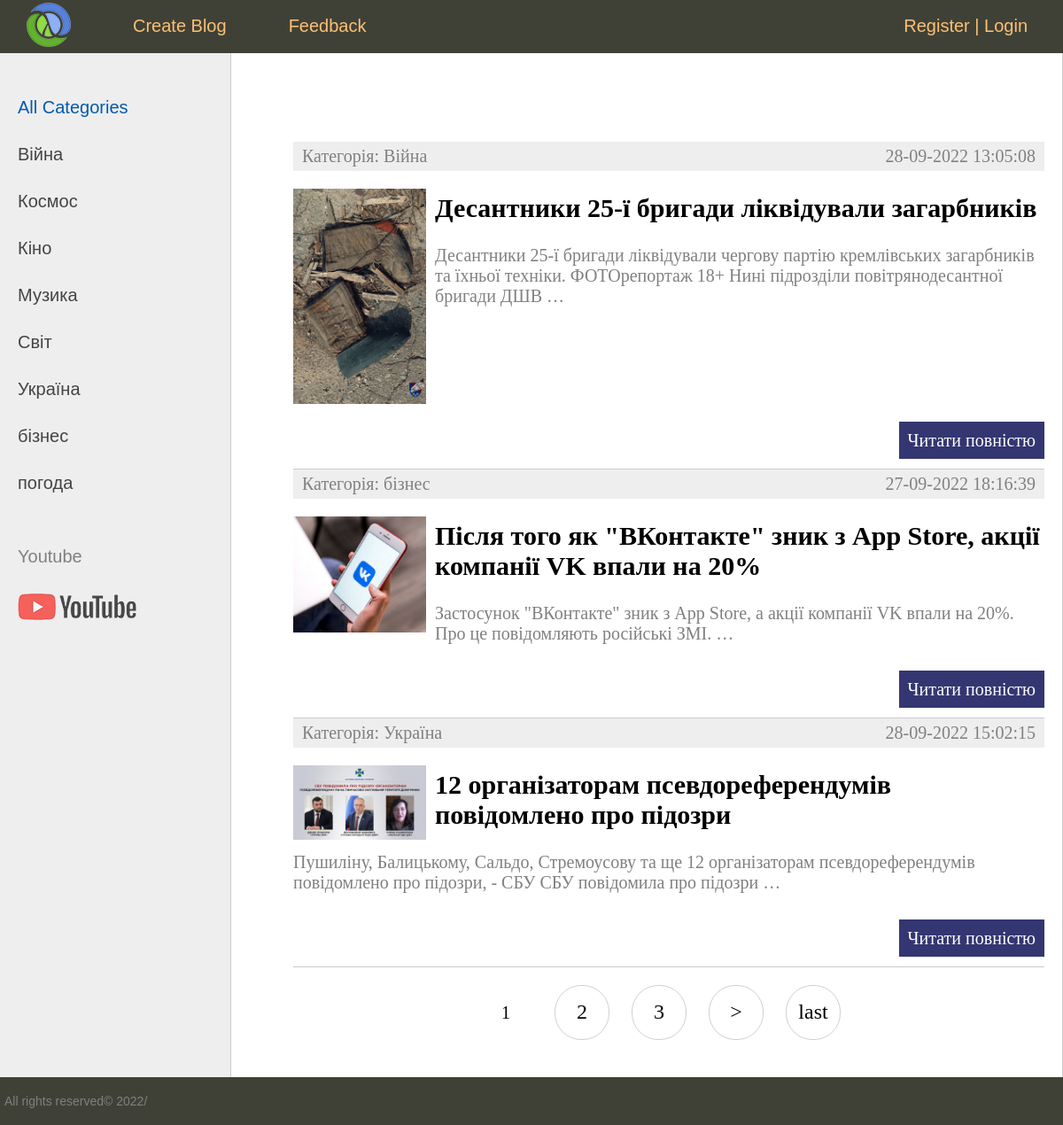
Before: / with the older database file.
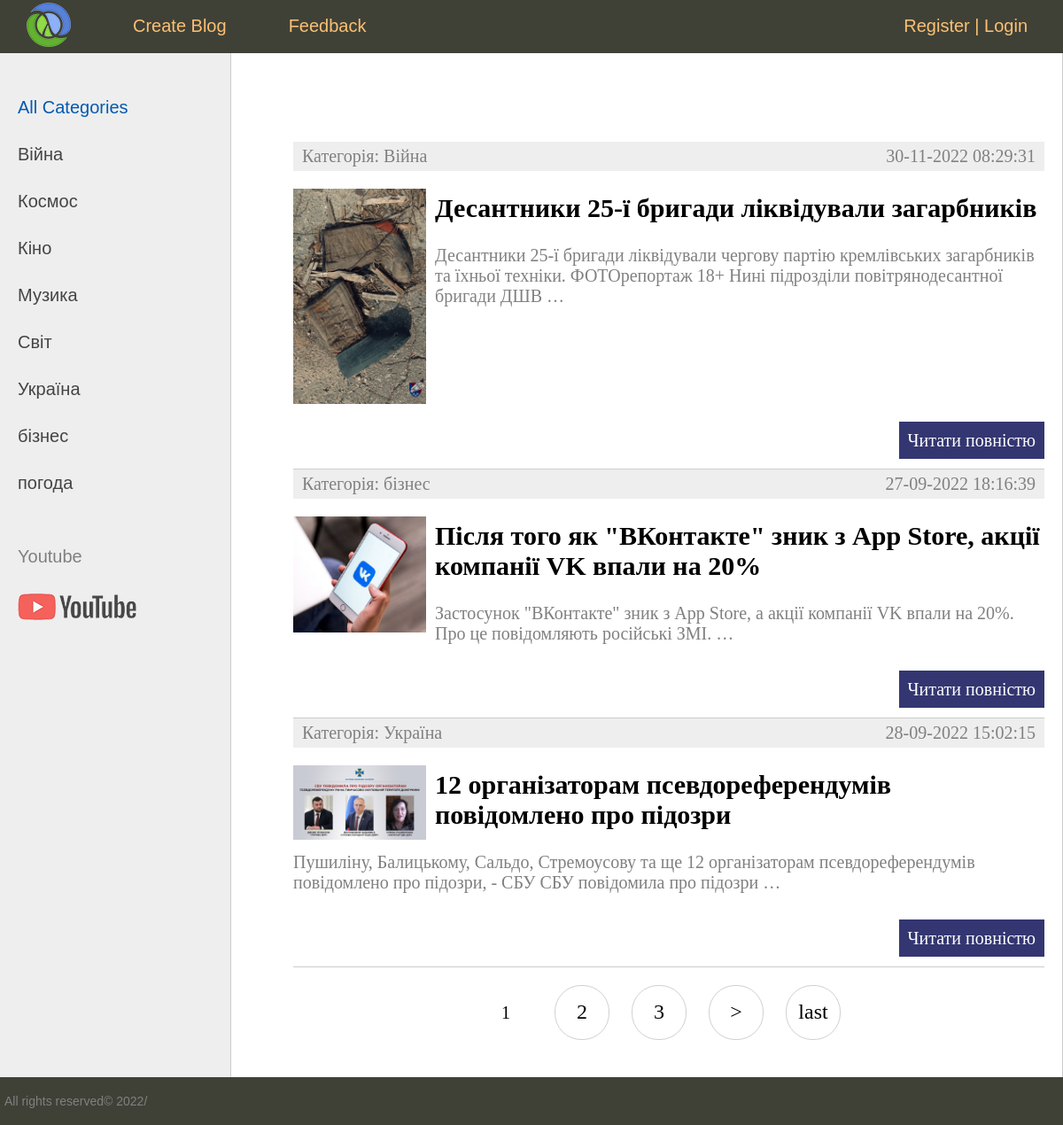
After: the same page with the newer database file.
### mainapp/models.py (models this page shows, shortened)
class Category(models.Model):
    name = models.CharField(max_length=100, db_index=True, verbose_name="Категорії")
    slug = models.SlugField(max_length=255, unique=True, db_index=True, verbose_name="URL")
    def __str__(self):
        return self.name
    def get_absolute_url(self):
        return reverse('categories', kwargs={'slug': self.slug})
    class Meta:
        verbose_name = "Category"
        verbose_name_plural = "Categories"
        ordering = ['-name']

class News(models.Model):
    title = models.CharField(max_length=255, verbose_name="Заголовок")
    slug = models.SlugField(max_length=255, unique=True, db_index=True, verbose_name="URL" )
    content = CKEditor5Field('Зміст', blank=True, config_name='extends')
    photo = models.ImageField(upload_to="photos/%Y/%m/%d/")
    time_create = models.DateTimeField(auto_now_add=True, verbose_name="Дата створення")
    time_update = models.DateTimeField(auto_now=True)
    is_published = models.BooleanField(default=True, verbose_name="Опубліковано")
    categories = models.ForeignKey('Category', on_delete=models.PROTECT, verbose_name="Категорії")
    def get_absolute_url(self):
        return reverse('post', kwargs={'slug': self.slug})
    class Meta:
        verbose_name = "News"
        verbose_name_plural = "News"
        ordering = ['id']

### mainapp/views.py (the view)
# urls.py: path('', NewsHome.as_view(), name='home'),
class NewsHome(DataMixin, ListView):
    model = News
    template_name = 'mainapp/index.html'
    context_object_name = 'posts'
    def get_context_data(self, *, object_list=None, **kwargs):
        context = super().get_context_data(**kwargs)
        c_def = self.get_user_context(title="Головна сторінка")
        return dict(list(context.items()) + list(c_def.items()))
    def get_queryset(self):
        return News.objects.filter(is_published=True).select_related('categories')

### mainapp/utils.py (called while the page is built)
    def get_user_context(self, **kwargs):
        context = kwargs
        categories = cache.get('category')
        if not categories:
            categories = Category.objects.annotate(Count('news'))
            cache.set('category', categories, 60)
        user_menu = menu.copy()
        if not self.request.user.is_authenticated:
            user_menu.pop(0)
            user_menu.pop(1)
        context['menu'] = user_menu
        context['categories'] = categories
        if 'categories_selected' not in context:
            context['categories_selected'] = 0
        return context

### mainapp/templates/mainapp/index.html (shortened to what this page needs)
{% extends 'mainapp/base.html' %}
{% block content %}
<ul class="list-articles">
    {% for p in object_list %}
    <li><div class="article-panel">
        <p class="first">Категорія: {{p.categories}}</p>
        <p class="last">{{p.time_update|date:"d-m-Y H:i:s"}}</p>
    </div>
        {% if p.photo %}
        <p><img class = "img-article-left thumb" src="{{p.photo.url}}" alt="pic"></p>
        {% endif %}
        <h2>{{p.title}}</h2>
        {% autoescape on %}
        <p>{{p.content|safe|truncatewords:18}}</p>
        {% endautoescape %}
            <p class="link-read-post"><a href="{{ p.get_absolute_url }}">Читати повністю</a></p>
    </li>
    {% endfor %}
</ul>
{% endblock %}

### mainapp/templates/mainapp/base.html (shortened to what this page needs)
<!DOCTYPE html>
{% load static %}
{% load news_tags %}
<html lang="en">
<head>
    <link type="text/css" href="{% static 'mainapp/css/styles.css' %}" rel="stylesheet" >
</head>
<body>
<table class="table-page" border=0 cellpadding="0" cellspacing="0">
    <tr>
        <td valign="top">
            {% block mainmenu %}
                <div class="header">
                    <ul id="mainmenu" class="mainmenu">
                        <li class="logo-li">
                            <a href="{% url 'home' %}" class="logo">
                            </a>
                        </li>
                        {% for m in menu %}
                            <li><a href="{% url m.url_name %}">{{m.title}}</a></li>
                        {% endfor %}
                        {% if request.user.is_authenticated %}
                        <li class="last"> {{user.username}} | <a href="{% url 'logout' %}">Вихід</a>
                        {% else %}
                        <li class="last"><a href="{% url 'register' %}">Register</a> | <a href="{% url 'login' %}">Login</a></li>
                        {% endif %}
                    </ul>
                </div>
            {% endblock mainmenu %}
            <table class="table-content" border=0 cellpadding="0" cellspacing="0">
                <tr>
                    <td valign="top" class="left-chapters">
                        <ul id="leftchapters">
                            {% if categories_selected == 0 %}
                                <li class="selected">All Categories</li>
                            {% else %}
                                <li><a href="{% url 'home' %}">Всі категорії</a></li>
                            {% endif %}
                            {% for c in categories %}
                                {% if c.pk == categories_selected %}
                                    <li class="selected">{{c.name}}</li>
                                {% else %}
                                    <li><a href="{{c.get_absolute_url}}">{{c.name}}</a></li>
                                {% endif %}
                            {% endfor %}
                            <li class="share">
                                <p>Youtube</p>
                                <a class="share-yt" href="https://www.youtube.com" target="_blank" rel="nofollow"></a>
                            </li>
                        </ul>
                    </td>
                    <td valign="top" class="content">
                        <div class="content-text">
                            {% block content %}
                            {% endblock %}
                            {% if page_obj.has_other_pages %}
                            <nav class="list-pages">
                                <ul>
                                    {% for p in paginator.page_range %}
                                    {% if page_obj.number == p %}
                                    <li class="page-num page-num-selected">{{ p }}</li>
                                        {% elif p >= page_obj.number|add:-2 and p <= page_obj.number|add:2 %}
                                    <li class="page-num">
                                        <a href="?page={{p}}">{{ p }}</a>
                                    </li>
                                    {% endif %}
                                    {% endfor %}
                                    {% if page_obj.has_next %}
                                    <li class="page-num">
                                        <a href="?page={{ page_obj.next_page_number }}">&gt;</a>
                                    </li>
                                    <li class="page-num">
                                        <a href="?page={{ page_obj.paginator.num_pages }}">last</a>
                                    </li>
                                    {% endif %}
                                </ul>
                            </nav>
                            {% endif %}
                        </div>
                    </td>
                </tr>
            </table>
        </td>
    </tr>
    <tr>
        <td valign="top">
            <div id="footer">
                <p>All rights reserved&copy; 2022/</p>
            </div>
        </td>
    </tr>
</table>
</body>
</html>

### static/mainapp/css/styles.css (style rules this page uses)
html, body { font-family: 'Arial'; margin: 0; padding: 0; height: 100%; width: 100%; color: #444; }
h2 { color: dark; }
p { color: grey; }
a { color: #0059b2; text-decoration: none; }
img { max-width: 600px; height: auto; }
img.img-article-left { max-width: 300px; height: auto; float: left; padding: 0 10px 10px 0; }
img.img-article-left.thumb { max-width: 150px; height: auto; }
p.link-read-post { text-align: right; }
p.link-read-post a { padding: 10px; min-width: 100px; background: #333671; color: #fff; text-decoration: none; }
div.article-panel { background: #eee; padding: 5px 10px 5px 10px; box-sizing: border-box; overflow: hidden; color: #555; }
div.article-panel p.first { margin: 0; float: left; }
div.article-panel p.last { margin: 0; float: right; }
ul.list-articles { list-style: none; margin: 0; padding: 0; }
ul.list-articles li { border-bottom: 1px solid #ccc; }
.table-page { width: 100%; height: 100%; vertical-align: top; }
.table-page tr { height: 100%; }
.header { background: #3F4137; height: 60px; }
.logo { background: url('../images/logo.png') no-repeat; width: 50px; height: 50px; display: inline-block; }
.logo-li { margin: 3px 40px 0 30px !important; }
ul.mainmenu { list-style: none; margin: 0; padding: 0; height: 60px; color: #fdc073; font-size: 20px; overflow: hidden; }
ul.mainmenu li { float: left; margin: 18px 40px 0 30px; }
ul.mainmenu li.last { float: right; }
ul.mainmenu li a { color: #fdc073; text-decoration: none; }
.table-content { width: 100%; min-height: 100%; height: 100%; }
.left-chapters { margin: 0; background: #eee; border-right: 1px solid #ccc; min-height: 100%; }
.left-chapters ul { width: 230px; min-height: 100%; margin: 0; padding: 20px 10px 10px 20px; list-style: none; font-size: 20px; }
.left-chapters ul li { margin: 30px 0 0 0; color: #999; }
.left-chapters ul li.selected { color: #0059b2; }
.left-chapters ul li a { color: #444; text-decoration: none; }
.left-chapters ul li.share { margin: 60px 0 0 0; }
.left-chapters ul li.share p { margin: 30px 0 30px 0; }
.left-chapters ul li.share a { display: inline-block; width: 40px; height: 40px; margin: 0 20px 0 0; }
.left-chapters ul li.share a.share-yt { width: 100%; height: 30px; background: url('../images/share_yt.png') no-repeat 0 0 }
.content { padding: 40px 20px 20px 40px; width: 100%; box-sizing: border-box; }
.content-text { margin: 60px 0 0 30px; color: #000; font-size: 20px; font-family: Yandex Sans Display Light; }
#footer { box-sizing: border-box; background: #3F4137; padding: 5px; color: #aaa; font-size: 14px; font-family: Verdana, Geneva, Arial, Helvetica; text-align: left; overflow: hidden; }
.list-pages { text-align: center; margin: 0 0 20px 0; }
.list-pages ul { margin: 20px 0 0 0; padding: 0; list-style: none; }
.list-pages ul li { display: inline-block; margin: 0 20px 0 0; }
.list-pages a { color: #000; font-size: 24px; text-decoration: none; }
.list-pages .page-num, .page-num-selected { display: inline-block; width: 60px; height: 44px; padding: 16px 0 0 0; border: 1px solid #d0d0d0; border-radius: 30px; }
.list-pages .page-num-selected { border: none; color: #000; font-size: 20px; }

Changed rows visible on the page:
changed News "Десантники 25-ї бригади ліквідували загарбників": time_update "28-09-2022 13:05:08" → "30-11-2022 08:29:31"
